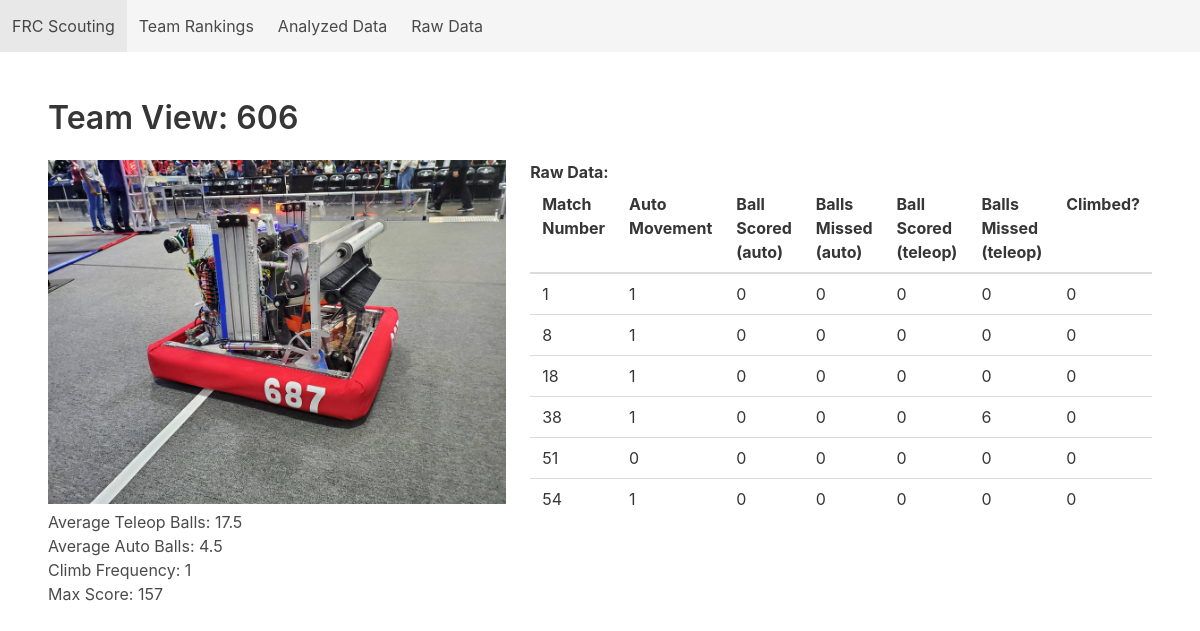
/team/606, run on the app's committed database.
### tables this page shows
CREATE TABLE raw_scouting_data (data_id INTEGER PRIMARY KEY AUTOINCREMENT, scout_name TEXT, team_number INTEGER, match_number INTEGER, alliance_color TEXT, auto_movement INTEGER, auto_balls_scored INTEGER, auto_balls_missed INTEGER, teleop_balls_scored INTEGER, teleop_balls_missed INTEGER, climb INTEGER, comment TEXT);

### app.py (the view)
@app.route("/team/<int:team>")
def team_view(team : int):
    if (db.contains_team_number(team)):
        title_string = "Team View: " + str(team)
        return flask.render_template("team_view.html", title=title_string, headers=data.raw_match_data_headers_687, raw_match_data = db.get_raw_data_by_team_anonymous(team), highlights=data.analyzed_data_team_highlights)
    else:
         return flask.render_template("base.html", title=f"Data for Team #{team} is not available")

### database.py (called while the page is built)
    def execute_return_query(self, query_text,  *parameters, headers=True):
        conn = sqlite3.connect(self.filename)
        cur = conn.cursor()
        cur.execute(query_text, parameters)
        column_names = []
        for column in cur.description:
            column_names.append(column[0])
        rows = cur.fetchall()
        if (headers):
            dicts = []
            for row in rows:
                d = dict(zip(column_names, row))
                dicts.append(d)
            conn.close()
            return dicts
        else:
            return rows

    def get_raw_data_by_team_anonymous(self, team_number : int):
        query = 'SELECT match_number, auto_movement, auto_balls_scored, auto_balls_missed, teleop_balls_scored, teleop_balls_missed, climb FROM raw_scouting_data WHERE team_number = ?;'
        return self.execute_return_query(query, team_number, headers=False)

    def contains_team_number(self, team_number):
        query = 'SELECT COUNT(*) FROM raw_scouting_data WHERE team_number = ?;'
        return self.execute_return_query(query, team_number, headers=False)[0][0] > 0

### templates/team_view.html
{% extends 'base.html' %}
{% block content %}
    <div class="columns">
        <div class="column">
            <img src="{{url_for('static', filename='687_robot.jpg')}}" width="500px" height="auto"/>
            {% for (title, value) in highlights %}
                <h3>{{title}}: {{value}}</h3>
            {% endfor %}
        </div>
        <div class="column">
            <h2> <strong> Raw Data: </strong></h2>
            <table class="table">
                <thead>
                    {% for header in headers %}
                        <th> {{header}} </th>
                    {% endfor %}
                </thead>
                <tbdody>
                    {% for row in raw_match_data %}
                        <tr>
                            {% for data in row %}
                                <td>{{data}}</td>
                            {% endfor %}
                        </tr>
                    {% endfor %}
                </tbdody>
            </table>
        </div>
    </div>
{% endblock %}

### data on the page
raw_scouting_data: row "1" "1" "0" "0" "0" "0" "0"
raw_scouting_data: row "8" "1" "0" "0" "0" "0" "0"
raw_scouting_data: row "18" "1" "0" "0" "0" "0" "0"
raw_scouting_data: row "38" "1" "0" "0" "0" "6" "0"
raw_scouting_data: row "51" "0" "0" "0" "0" "0" "0"
raw_scouting_data: row "54" "1" "0" "0" "0" "0" "0"

### other printed values
{{ title }} "Team View: 606"
{{ title }} "Average Teleop Balls" "Average Auto Balls" "Climb Frequency" "Max Score"
{{ value }} "17.5" "4.5" "1" "157"
{{ header }} "Match Number" "Auto Movement" "Ball Scored (auto)" "Balls Missed (auto)" "Ball Scored (teleop)" "Balls Missed (teleop)" "Climbed?"
